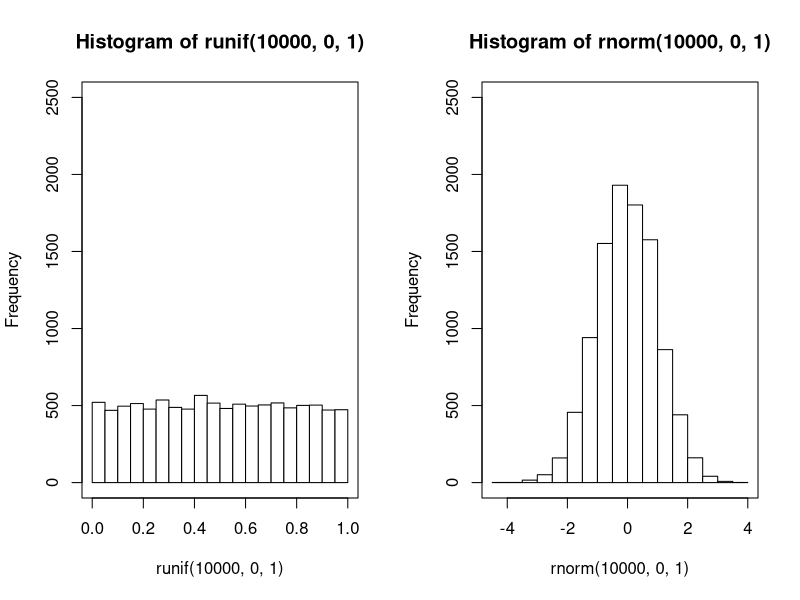
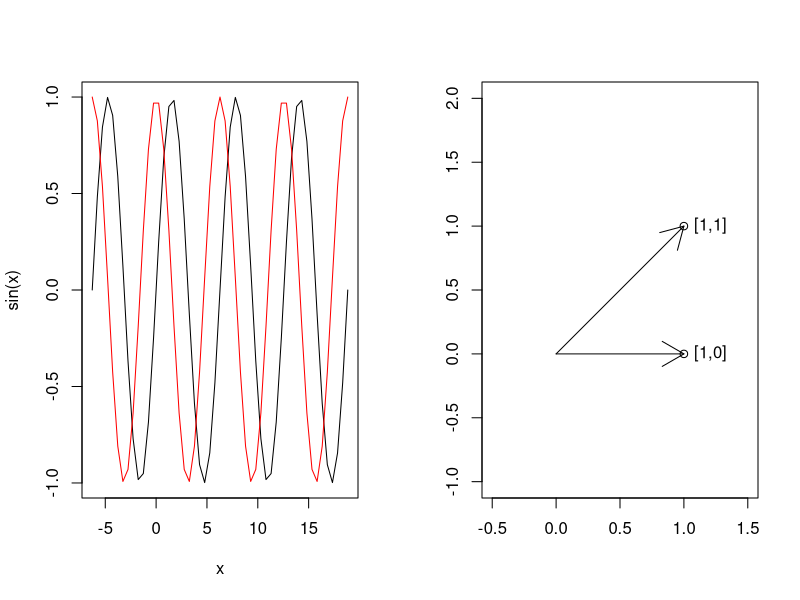
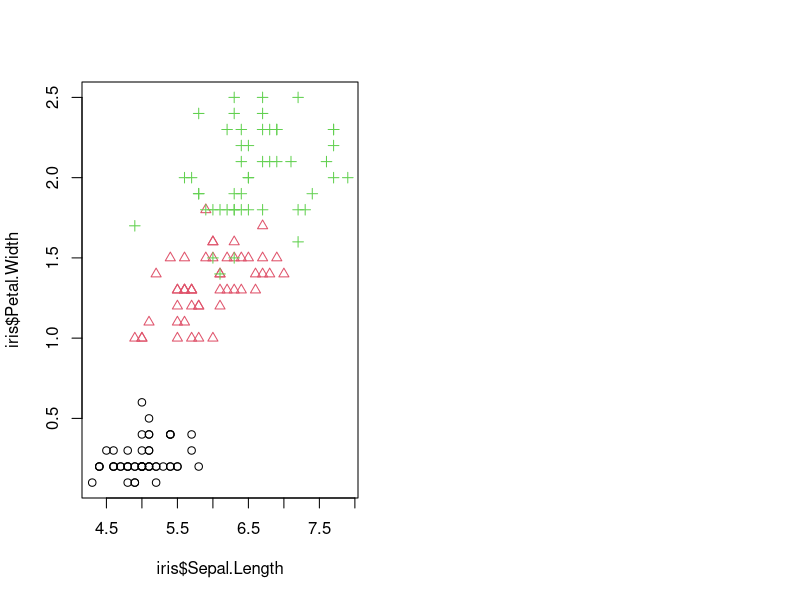

Here is the R script that generated these plots, in order:
## ---- chunk 1
x <- c(1.5, 3.5, 2.3,-6.5)
y <- c(2.9, 8.2,-0.1, 0.8)
## ---- chunk 2
s <- 0
n <- length(x)
for (i in 1:n)
    s <- s + (x[i]-y[i])^2
sqrt(s)
## ---- chunk 3
sqrt(sum((x-y)^2))
## ---- chunk 4
library("microbenchmark")
n <- 10000
x <- runif(n) # n random numbers in [0,1]
y <- runif(n)
print(microbenchmark(
    t1={
        # "iterative" style
        s <- 0
        n <- length(x)
        for (i in 1:n)
            s <- s + (x[i]-y[i])^2
        sqrt(s)
    },
    t2={
        # "vectorised" style
        sqrt(sum((x-y)^2))
    }
), signif=3, unit='relative')
## ---- chunk 5
c(1, 2, 3)
c(1, 2, 3, c(4, 5), c(6, c(7, 8)))
## ---- chunk 6
x <- c(1, 2, 3) # doesn't print anything
print(x)
## ---- chunk 7
(x <- c(1, 2, 3))
## ---- chunk 8
mode(x)
class(x)
## ---- chunk 9
length(x)
## ---- chunk 10
seq(1, 9, 2)
## ---- chunk 11
seq(from=1, to=9, by=2)
## ---- chunk 12
seq(0, 1, length.out=5)
## ---- chunk 13
seq(0, 1, len=5)
## ---- chunk 14
1:10     # from:to (inclusive)
-1:-10
## ---- chunk 15
rep(1, 5)
rep(1:3, 4)
rep(1:3, c(2, 4, 3))
rep(1:3, each=4)
## ---- chunk 16
runif(5, 0, 1)
## ---- chunk 17
set.seed(123)
runif(5, 0, 1) # a,b,c,d,e
runif(5, 0, 1) # f,g,h,i,j
set.seed(123)
runif(5, 0, 1) # a,b,c,d,e again!
## ---- chunk 18
par(mfrow=c(1, 2)) # align plots in one row and two columns
hist(runif(10000, 0, 1), col="white", ylim=c(0, 2500)); box()
hist(rnorm(10000, 0, 1), col="white", ylim=c(0, 2500)); box()
## ---- chunk 19
set.seed(123)
sample(1:10, 8, replace=TRUE) # with replacement
sample(1:10, 8, replace=FALSE) # without replacement
## ---- chunk 20
0.5 * c(1, 10, 100)
10 + 1:5
seq(0, 10, by=2)/10
## ---- chunk 21
-seq(0, 1, length.out=5)
## ---- chunk 22
(0:5)^2 # synonym: (1:5)**2
2^(0:5)
## ---- chunk 23
x <- c(1,  2,   3,    4)
y <- c(1, 10, 100, 1000)
x+y
x-y
## ---- chunk 24
x*y
x/y
y^x
## ---- chunk 25
rep(1:3, length.out=12) # recycle 1,2,3 to get 12 values
## ---- chunk 26
1:6 * c(1)
1:6 * c(1,10)
1:6 * c(1,10,100)
1:6 * c(1,10,100,1000)
## ---- chunk 27
set.seed(123)
x <- runif(1000)
mean(x)
median(x)
min(x)
max(x)
## ---- chunk 28
sqrt(1:9)
## ---- chunk 29
x <- seq(-2*pi, 6*pi, length.out=51)
plot(x, sin(x), type="l")
lines(x, cos(x), col="red") # add a curve to the current plot
## ---- chunk 30
z <- c(1, 2)
sqrt(sum(z^2)) # or norm(z, "2"); Euclidean
sum(abs(z))    # Manhattan
max(abs(z))    # Chebyshev
## ---- chunk 31
u <- c(1, 0)
v <- c(1, 1)
sqrt(sum((u-v)^2))
## ---- chunk 32
u <- c(1, 0)
v <- c(1, 1)
sum(u*v)
## ---- chunk 33
plot(rbind(u,v), xlim=c(-0.5, 1.5), ylim=c(-0.5, 1.5), ann=FALSE, asp=1)
arrows(0, 0, u[1], u[2])
arrows(0, 0, v[1], v[2])
text(u[1], u[2], sprintf("[%d,%d]", u[1], u[2]), pos=4)
text(v[1], v[2], sprintf("[%d,%d]", v[1], v[2]), pos=4)
## ---- chunk 34
(len_u <- sqrt(sum(u^2))) # length == Euclidean norm
(len_v <- sqrt(sum(v^2)))
(cos_angle_uv <- (sum(u*v)/(len_u*len_v))) # cosine of the angle
acos(cos_angle_uv)*180/pi # angle in degs
## ---- chunk 35
x <- c(1, 2, NA, 4, 5)
## ---- chunk 36
x + 11:15
mean(x)
## ---- chunk 37
mean(na.omit(x)) # mean of non-missing values
## ---- chunk 38
mean(x, na.rm=TRUE)
## ---- chunk 39
log(0)
10^1000 # too large
## ---- chunk 40
sqrt(-1)
log(-1)
Inf-Inf
## ---- chunk 41
c(TRUE, FALSE, TRUE, NA, FALSE, FALSE, TRUE)
(x <- rep(c(TRUE, FALSE, NA), 2))
mode(x)
class(x)
length(x)
## ---- chunk 42
TRUE & TRUE
TRUE & c(TRUE, FALSE)
c(FALSE, FALSE, TRUE, TRUE) | c(TRUE, FALSE, TRUE, FALSE)
## ---- chunk 43
!c(TRUE, FALSE)
## ---- chunk 44
u <- c(TRUE, FALSE, NA)
v <- c(TRUE, TRUE, TRUE, FALSE, FALSE, FALSE, NA, NA, NA)
u & v # elementwise AND (conjunction)
u | v # elementwise OR  (disjunction)
!u    # elementwise NOT (negation)
## ---- chunk 45
3 < 1:5 # c(3, 3, 3, 3, 3) < c(1, 2, 3, 4, 5)
1:2 == 1:4 # c(1,2,1,2) == c(1,2,3,4)
z <- c(0, 3, -1, 1, 0.5)
(z >= 0) & (z <= 1)
## ---- chunk 46
z <- 1:10
all(z >= 5) # are all values TRUE?
any(z >= 5) # is there any value TRUE?
## ---- chunk 47
sum(z >= 5) # how many TRUE values are there?
mean(z >= 5) # what is the proportion of TRUE values?
## ---- chunk 48
as.numeric(c(FALSE, TRUE))
## ---- chunk 49
z >= 5
as.numeric(z >= 5)
sum(as.numeric(z >= 5)) # the same as sum(z >= 5)
## ---- chunk 50
(x <- "a string")
mode(x)
class(x)
length(x)
rep(c("aaa", 'bb', "c"), 2)
## ---- chunk 51
paste(c("a", "b", "c"), c("1", "2", "3"))
paste(c("a", "b", "c"), c("1", "2", "3"), sep="")
## ---- chunk 52
paste(c("a", "b", "c"), 1:3) # the same as as.character(1:3)
paste(c("a", "b", "c"), 1:6) # recycling
paste(c("a", "b", "c"), 1:6, c("!", "?"))
## ---- chunk 53
paste(c("a", "b", "c", "d"), collapse="")
paste(c("a", "b", "c", "d"), collapse=",")
## ---- chunk 54
(x <- seq(10, 100, 10))
x[1]         # the first element
x[length(x)] # the last element
## ---- chunk 55
x[1:3] # the first three
x[c(1, length(x))] # the first and the last
## ---- chunk 56
y <- c(50, 30, 10, 20, 40)
(o <- order(y))
## ---- chunk 57
y[o[1]]
y[o[length(y)]]
## ---- chunk 58
y[o] # see also sort(y)
## ---- chunk 59
y[order(y, decreasing=TRUE)[1:3]]
## ---- chunk 60
x[-1] # all but the first
x[-(1:3)]
x[-c(1:3, 5, 8)]
## ---- chunk 61
x[c(TRUE, FALSE, FALSE, FALSE, TRUE, FALSE, TRUE, TRUE, FALSE)]
## ---- chunk 62
x>50
x[x>50] # select elements in x that are greater than 50
x[x<30 | x>70]
x[x<max(x)] # getting rid of the greatest element
x[x > min(x) & x < max(x)] # return all but the smallest and greatest one
## ---- chunk 63
x[-1] <- 10000
x
x[-(1:7)] <- c(1, 2, 3)
x
## ---- chunk 64
head(x) # head(x, 6)
tail(x, 3)
## ---- chunk 65
which(c(TRUE, FALSE, TRUE, TRUE, FALSE, FALSE, TRUE))
print(y) # recall
which(y>30)
## ---- chunk 66
which.min(y) # where is the minimum?
which.max(y)
y[which.min(y)] # min(y)
## ---- chunk 67
z <- c(1, 2, NA, 4, NA, 6)
is.na(z)
## ---- chunk 68
(z <- z[!is.na(z)])
## ---- chunk 69
x <- c(20, 40, 99, 30, 10)
names(x) <- c("a", "b", "c", "d", "e")
x # a named vector
## ---- chunk 70
c(a=1, b=2, c=3)
structure(1:3, names=c("a", "b", "c"))
## ---- chunk 71
summary(x) # NAMED vector, we don't want this here yet
## ---- chunk 72
sum(x)
x[x>3]
## ---- chunk 73
unname(x)
as.numeric(x) # we need to know the type of x though
## ---- chunk 74
x[c("a", "d", "b")]
summary(x)[c("Median", "Mean")]
## ---- chunk 75
set.seed(123)
(col <- sample(c("blue", "red", "green"), replace=TRUE, 10))
## ---- chunk 76
(fcol <- factor(col))
## ---- chunk 77
levels(fcol)
## ---- chunk 78
levels(fcol) <- c("b", "g", "r")
fcol
## ---- chunk 79
table(fcol)
## ---- chunk 80
class(fcol)
mode(fcol)
as.numeric(fcol)
## ---- chunk 81
factor(col, levels=c("red", "green", "blue"))
## ---- chunk 82
factor(col, levels=c("red", "green", "blue"), labels=c("r", "g", "b"))
## ---- chunk 83
(f <- factor(c(1, 3, 0, 1, 4, 0, 0, 1, 4)))
as.numeric(f) # not necessarily what we want here
as.numeric(as.character(f)) # much better
## ---- chunk 84
which_preview <- c(1, 11, 51, 69, 101) # indexes we show below
iris$Sepal.Length[which_preview]
iris$Petal.Width[which_preview]
iris$Species[which_preview]
as.numeric(iris$Species)[which_preview]
plot(iris$Sepal.Length, # x (it's a vector)
     iris$Petal.Width,  # y (it's a vector)
     col=as.numeric(iris$Species), # colours
     pch=as.numeric(iris$Species)
)
## ---- chunk 85
levels(iris$Species)
## ---- chunk 86
palette()
## ---- chunk 87
c("nine", FALSE, 7, TRUE)
c(FALSE, 7, TRUE, 7)
## ---- chunk 88
(l <- list(1:5, letters, runif(3)))
mode(l)
class(l)
length(l)
## ---- chunk 89
str(l)
## ---- chunk 90
as.list(1:3)
## ---- chunk 91
names(l) <- c("a", "b", "c")
l
## ---- chunk 92
l[-1]
l[c("a", "c")]
l[1]
## ---- chunk 93
l[[1]]
l[["c"]]
## ---- chunk 94
l$c
## ---- chunk 95
(k <- list(x=runif(5), y=runif(6), z=runif(3))) # a named list
lapply(k, mean)
## ---- chunk 96
lapply(k, range)
## ---- chunk 97
unlist(lapply(k, mean))
## ---- chunk 98
x <- c(  1,   2,   3,   4,   5,   6,   7,   8,   9,  10)
f <- c("a", "b", "a", "a", "c", "b", "b", "a", "a", "b")
split(x, f)
## ---- chunk 99
unlist(lapply(split(iris$Sepal.Length, iris$Species), mean))
## ---- chunk 100
t <- list(1:10, c(1, 2, NA, 4, 5))
unlist(lapply(t, mean))
unlist(lapply(t, mean, na.rm=TRUE))
## ---- chunk 101
min_mean_max <- function(x) {
    # the last expression evaluated in the function's body
    # gives its return value:
    c(min(x), mean(x), max(x))
}
lapply(k, min_mean_max)
## ---- chunk 102
lapply(k, function(x) c(min(x), mean(x), max(x)))
## ---- chunk 103
x <- scan("datasets/currency_exchange_single.csv")
head(x)
